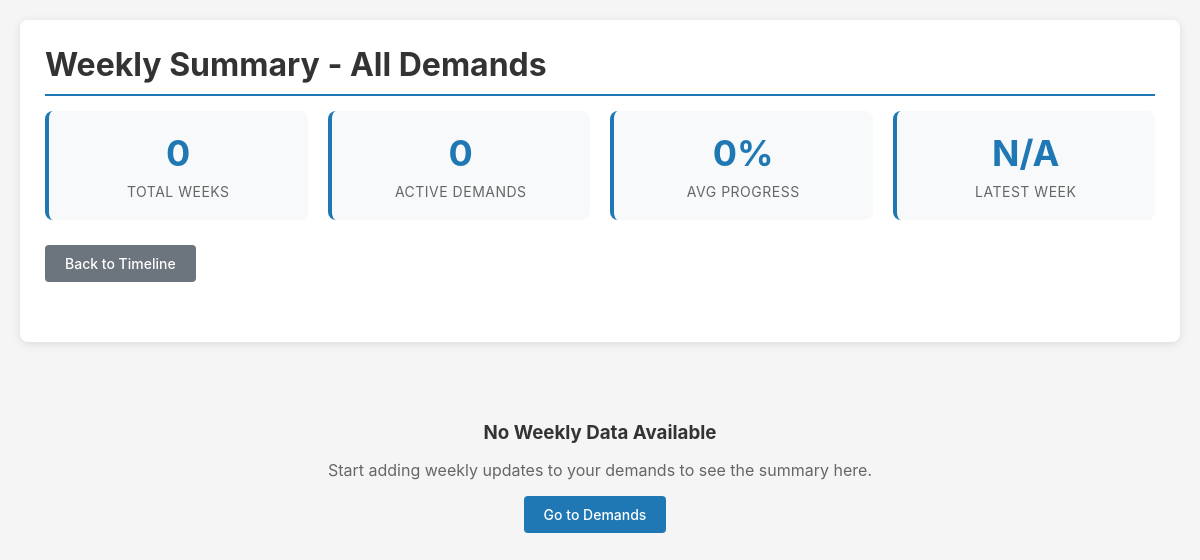
Before: /weekly/summary/ with the older database file.
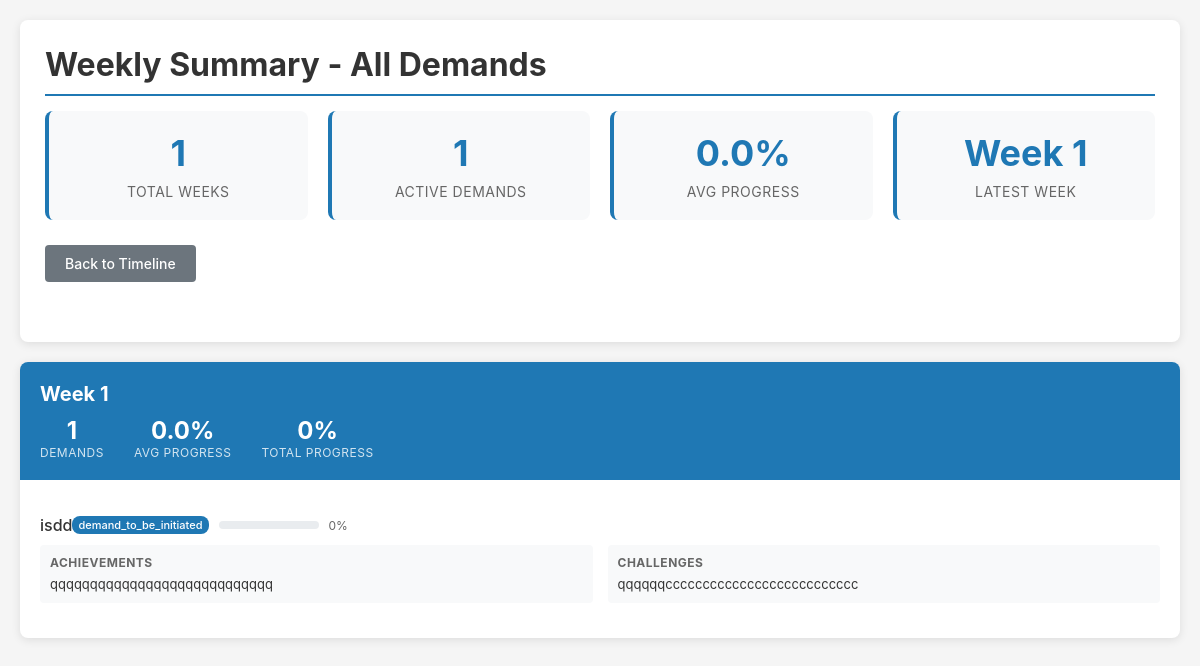
After: the same page with the newer database file.
### trackerapp/models.py (models this page shows, shortened)
class Demand(models.Model):
    name = models.CharField(max_length=200)
    created_at = models.DateTimeField(auto_now_add=True)
    demand_ID = models.CharField(max_length=100, null=True, blank=True)
    file_type = models.CharField(max_length=100, null=True, blank=True)
    file_subtype = models.CharField(max_length=100, null=True, blank=True)
    file_detail = models.CharField(max_length=100, null=True, blank=True)
    demand_amount = models.DecimalField(max_digits=15, decimal_places=2, null=True, blank=True)
    io_name = models.CharField(max_length=200, null=True, blank=True)
    start_date = models.DateField(null=True, blank=True)
    duration_months = models.IntegerField(null=True, blank=True)
    weekly_start_date = models.DateField(null=True, blank=True)
    weekly_end_date = models.DateField(null=True, blank=True)

class WeeklyUpdate(models.Model):
    demand = models.ForeignKey(Demand, on_delete=models.CASCADE, related_name='weekly_updates')
    week_number = models.IntegerField()
    week_start_date = models.DateField()
    week_end_date = models.DateField()
    current_stage = models.CharField(max_length=50, choices=Stage.choices, null=True, blank=True)
    progress_percentage = models.IntegerField(default=0)
    challenges = models.TextField(blank=True, null=True)
    achievements = models.TextField(blank=True, null=True)
    next_week_plan = models.TextField(blank=True, null=True)
    created_at = models.DateTimeField(auto_now_add=True)
    updated_at = models.DateTimeField(auto_now=True)
    class Meta:
        unique_together = ('demand', 'week_number')
        ordering = ['-week_number']

### trackerapp/views.py (the view)
# urls.py: path('weekly/summary/', views.weekly_summary, name='weekly_summary'),
def weekly_summary(request):
    all_weekly_updates = WeeklyUpdate.objects.all().order_by('-created_at')
    weekly_summaries = {}
    for update in all_weekly_updates:
        week_key = f"Week {update.week_number}"
        if week_key not in weekly_summaries:
            weekly_summaries[week_key] = {
                'week_number': update.week_number,
                'demands': [],
                'total_progress': 0,
                'demand_count': 0
            }
        weekly_summaries[week_key]['demands'].append({
            'demand_name': update.demand.name,
            'current_stage': update.current_stage,
            'progress': update.progress_percentage,
            'challenges': update.challenges,
            'achievements': update.achievements
        })
        weekly_summaries[week_key]['total_progress'] += update.progress_percentage
        weekly_summaries[week_key]['demand_count'] += 1
    for week_data in weekly_summaries.values():
        if week_data['demand_count'] > 0:
            week_data['avg_progress'] = round(week_data['total_progress'] / week_data['demand_count'], 1)
        else:
            week_data['avg_progress'] = 0
    return render(request, 'trackerapp/weekly_summary.html', {
        'weekly_summaries': weekly_summaries
    })

### trackerapp/templates/trackerapp/weekly_summary.html (shortened to what the changed rows need)
<!DOCTYPE html>
<html lang="en">
<head>
</head>
<body>
    <div class="container">
        <div class="header">
            <h1>Weekly Summary - All Demands</h1>
            <div class="summary-overview">
                <div class="overview-card">
                    <div class="overview-number">{{ weekly_summaries|length }}</div>
                    <div class="overview-label">Total Weeks</div>
                </div>
                <div class="overview-card">
                    <div class="overview-number">
                        {% if weekly_summaries %}
                        {% for week_key, week_data in weekly_summaries.items %}
                        {% if forloop.first %}
                        {{ week_data.demand_count }}
                        {% endif %}
                        {% endfor %}
                        {% else %}
                        0
                        {% endif %}
                    </div>
                    <div class="overview-label">Active Demands</div>
                </div>
                <div class="overview-card">
                    <div class="overview-number">
                        {% if weekly_summaries %}
                        {% for week_key, week_data in weekly_summaries.items %}
                        {% if forloop.first %}
                        {{ week_data.avg_progress }}%
                        {% endif %}
                        {% endfor %}
                        {% else %}
                        0%
                        {% endif %}
                    </div>
                    <div class="overview-label">Avg Progress</div>
                </div>
                <div class="overview-card">
                    <div class="overview-number">
                        {% if weekly_summaries %}
                        {% for week_key, week_data in weekly_summaries.items %}
                        {% if forloop.first %}
                        Week {{ week_data.week_number }}
                        {% endif %}
                        {% endfor %}
                        {% else %}
                        N/A
                        {% endif %}
                    </div>
                    <div class="overview-label">Latest Week</div>
                </div>
            </div>
        </div>
        {% if weekly_summaries %}
        {% for week_key, week_data in weekly_summaries.items %}
        <div class="week-section">
            <div class="week-header">
                <div class="week-title">{{ week_key }}</div>
                <div class="week-stats">
                    <div class="week-stat">
                        <div class="week-stat-number">{{ week_data.demand_count }}</div>
                        <div class="week-stat-label">Demands</div>
                    </div>
                    <div class="week-stat">
                        <div class="week-stat-number">{{ week_data.avg_progress }}%</div>
                        <div class="week-stat-label">Avg Progress</div>
                    </div>
                    <div class="week-stat">
                        <div class="week-stat-number">{{ week_data.total_progress }}%</div>
                        <div class="week-stat-label">Total Progress</div>
                    </div>
                </div>
            </div>
            <div class="demands-list">
                {% for demand_data in week_data.demands %}
                <div class="demand-item">
                    <div class="demand-header">
                        <div class="demand-name">{{ demand_data.demand_name }}</div>
                        <div class="demand-progress">
                            {% if demand_data.current_stage %}
                            <span class="stage-badge">{{ demand_data.current_stage }}</span>
                            {% endif %}
                            <div class="progress-bar">
                            </div>
                            <div class="progress-text">{{ demand_data.progress }}%</div>
                        </div>
                    </div>
                    <div class="demand-details">
                        {% if demand_data.achievements %}
                        <div class="detail-section">
                            <h5>Achievements</h5>
                            <p>{{ demand_data.achievements|truncatewords:20 }}</p>
                        </div>
                        {% endif %}
                        {% if demand_data.challenges %}
                        <div class="detail-section">
                            <h5>Challenges</h5>
                            <p>{{ demand_data.challenges|truncatewords:20 }}</p>
                        </div>
                        {% endif %}
                    </div>
                </div>
                {% endfor %}
            </div>
        </div>
        {% endfor %}
        {% else %}
        <div class="no-data">
            <h3>No Weekly Data Available</h3>
            <p>Start adding weekly updates to your demands to see the summary here.</p>
            <a href="{% url 'demand_list' %}" class="btn btn-primary">Go to Demands</a>
        </div>
        {% endif %}
    </div>
</body>
</html>

Changed rows visible on the page:
now on this page (row unchanged): Demand: demand_name "isdd"
added WeeklyUpdate: current_stage "demand_to_be_initiated", achievements "qqqqqqqqqqqqqqqqqqqqqqqqqqqq", challenges "qqqqqqcccccccccccccccccccccccccc"
Other visible differences:
{{ weekly_summaries|length }}: "0" → "1"
new list line: "1"
new list line: "0.0 %"
new list line: "Week 1"
new list line: "Week 1 1 DEMANDS 0.0 % AVG PROGRESS 0 % TOTAL PROGRESS 0 % ACHIEVEMENTS CHALLENGES"
text no longer shown: "0 0% N/A No Weekly Data Available Start adding weekly updates to your demands to see the summary here. Go to Demands"
